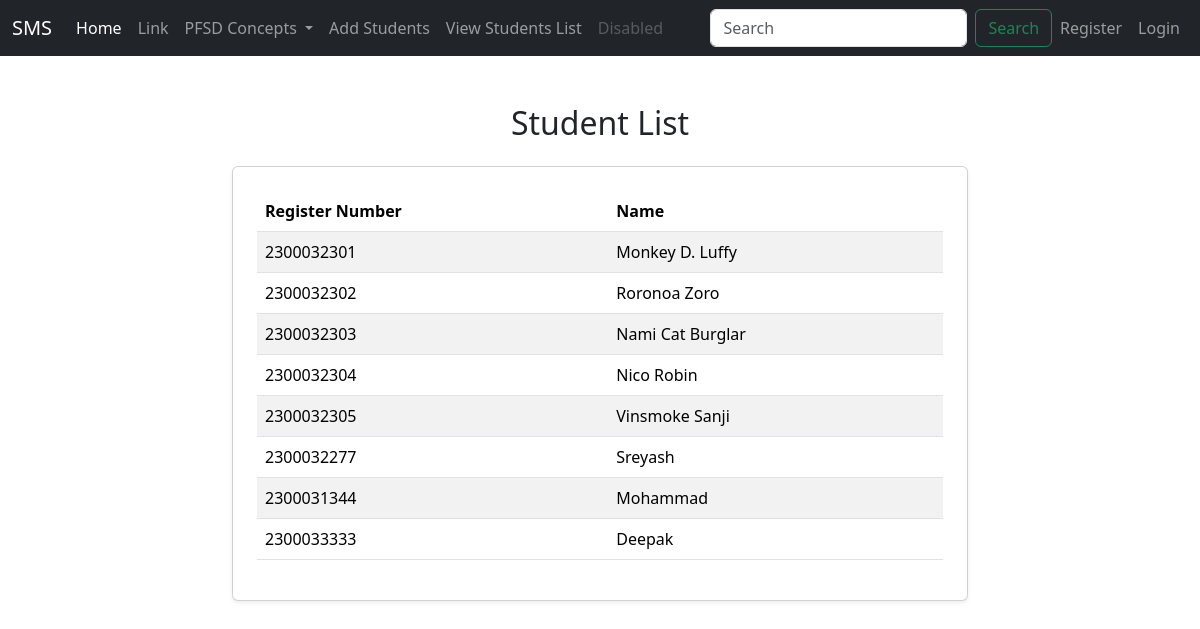
The page /student_list/ on the database its author committed.
### adminapp/models.py (models this page shows, shortened)
class StudentList(models.Model):
    Register_Number = models.CharField(max_length=15, unique=True)
    Name = models.CharField(max_length=50)
    user = models.OneToOneField(User, on_delete=models.CASCADE, null=True)

### adminapp/views.py (the view)
# urls.py: path('student_list/', views.student_list, name='student_list'),
def student_list(request):
    students = StudentList.objects.all()  # Fetch all students
    return render(request, 'adminapp/students_list.html', {'students': students})

### templates/adminapp/students_list.html (shortened to what this page needs)
{% extends 'Navbar/ProjectNavbar.html' %}
{% load static %}
{% block body %}
<div class="container mt-5">
    <h2 class="text-center mb-4">Student List</h2>
    <div class="row justify-content-center">
        <div class="col-md-8">
            <div class="card shadow-sm p-4">
                <table class="table table-striped">
                    <thead>
                        <tr>
                            <th scope="col">Register Number</th>
                            <th scope="col">Name</th>
                        </tr>
                    </thead>
                    <tbody>
                        {% for student in students %}
                        <tr>
                            <td>{{ student.Register_Number }}</td>
                            <td>{{ student.Name }}</td>
                        </tr>
                        {% empty %}
                        <tr>
                            <td colspan="2" class="text-center">No students found.</td>
                        </tr>
                        {% endfor %}
                    </tbody>
                </table>
            </div>
        </div>
    </div>
</div>
{% endblock %}

### templates/Navbar/ProjectNavbar.html (shortened to what this page needs)
<!DOCTYPE html>
<html lang="en">
<head>
    <link href="https://cdn.jsdelivr.net/npm/bootstrap@5.3.3/dist/css/bootstrap.min.css" rel="stylesheet">
    <link href="https://cdnjs.cloudflare.com/ajax/libs/font-awesome/6.0.0-beta3/css/all.min.css" rel="stylesheet">
</head>
<body>
<nav class="navbar navbar-expand-lg navbar-dark bg-dark">
    <div class="container-fluid">
        <a class="navbar-brand" href="{% url 'projecthomepage' %}">SMS</a>
        <div class="collapse navbar-collapse" id="navbarSupportedContent">
            <ul class="navbar-nav me-auto mb-2 mb-lg-0">
                <li class="nav-item">
                    <a class="nav-link active" aria-current="page" href="#">Home</a>
                </li>
                <li class="nav-item">
                    <a class="nav-link" href="#">Link</a>
                </li>
                <li class="nav-item dropdown">
                    <a class="nav-link dropdown-toggle" href="#" role="button" data-bs-toggle="dropdown" aria-expanded="false">
                        PFSD Concepts
                    </a>
                </li>
                <li class="nav-item">
                    <a class="nav-link" href="{% url 'add_student' %}">Add Students</a>
                </li>
                <li class="nav-item">
                    <a class="nav-link" href="{% url 'student_list' %}">View Students List</a>
                </li>
                <li class="nav-item">
                    <a class="nav-link disabled" aria-disabled="true">Disabled</a>
                </li>
            </ul>
            <form class="d-flex" role="search">
                <input class="form-control me-2" type="search" placeholder="Search" aria-label="Search">
                <button class="btn btn-outline-success" type="submit">Search</button>
            </form>
        </div>
        <ul class="navbar-nav ms-auto">
            {% if user.is_authenticated %}
                <li class="nav-item">
                    <span class="nav-link">Welcome, {{ user.username }}</span>
                </li>
                <li class="nav-item">
                    <a class="nav-link" href="{% url 'logout' %}">Logout</a>
                </li>
            {% else %}
                <li class="nav-item">
                    <a class="nav-link" href="{% url 'UserRegisterCall' %}">Register</a>
                </li>
                <li class="nav-item">
                    <a class="nav-link" href="{% url 'UserLoginPageCall' %}">Login</a>
                </li>
            {% endif %}
        </ul>
    </div>
</nav>
{% block body %}
{% endblock %}
</body>
</html>

### rows shown on the page
StudentList: Register_Number "2300032301", Name "Monkey D. Luffy"
StudentList: Register_Number "2300032302", Name "Roronoa Zoro"
StudentList: Register_Number "2300032303", Name "Nami Cat Burglar"
StudentList: Register_Number "2300032304", Name "Nico Robin"
StudentList: Register_Number "2300032305", Name "Vinsmoke Sanji"
StudentList: Register_Number "2300032277", Name "Sreyash"
StudentList: Register_Number "2300031344", Name "Mohammad"
StudentList: Register_Number "2300033333", Name "Deepak"
